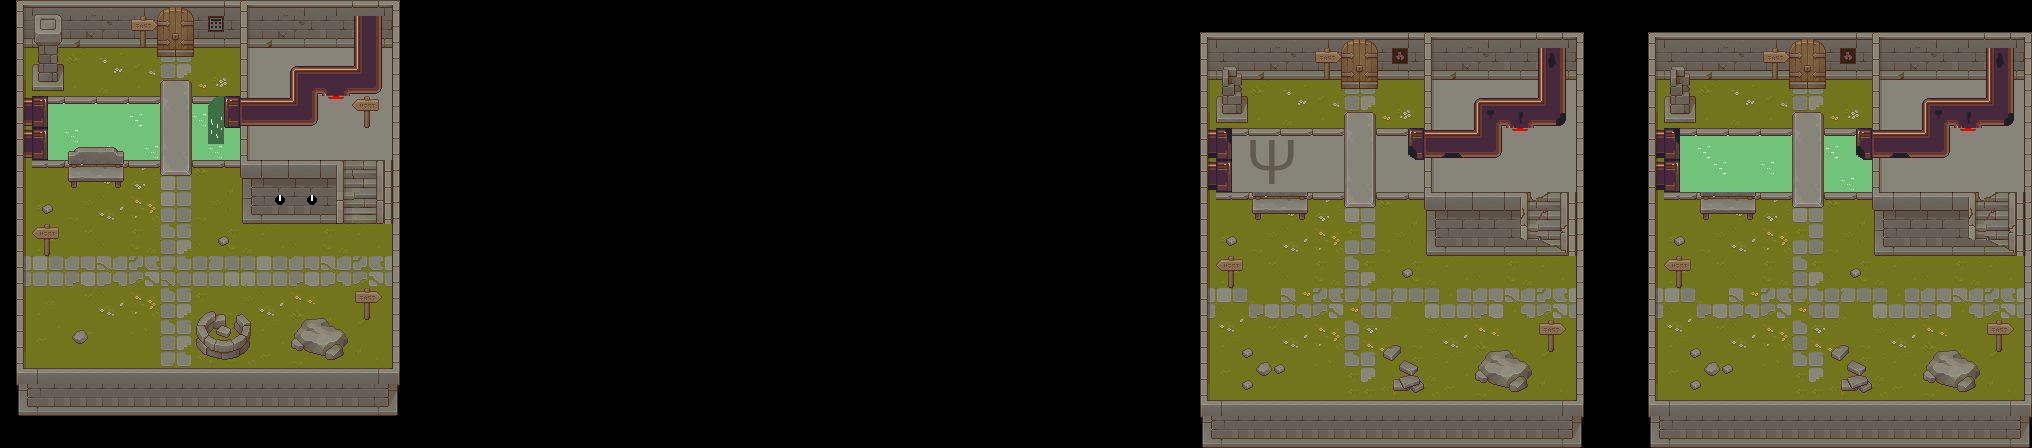

A 2D game scene composited from a Tiled map and its tileset images. What follows is a short description and the map's XML, with each tile layer's data collapsed to a summary:
An orthogonal 127x28 tile map with 16x16 px tiles, 14 tile layers (Ground, Stair, Ground 1er floor, Sewer Water, ...), 14 tilesets and 36 objects.

<map version="1.10" tiledversion="1.11.0" orientation="orthogonal" renderorder="right-down" width="127" height="28" tilewidth="16" tileheight="16" infinite="0" nextlayerid="17" nextobjectid="48">
 <tileset firstgid="1" source="Stairs.tsx" />
 <tileset firstgid="16" source="Walls.tsx" />
 <tileset firstgid="272" source="Stone Ground.tsx" />
 <tileset firstgid="528" source="Pipes.tsx" />
 <tileset firstgid="648" source="Valve.tsx" />
 <tileset firstgid="652" source="SewerWater.tsx" />
 <tileset firstgid="653" source="WaterWave.tsx" />
 <tileset firstgid="655" source="SewerWaterFall.tsx" />
 <tileset firstgid="657" source="WaterWaveDown.tsx" />
 <tileset firstgid="660" source="TX Tileset Grass.tsx" />
 <tileset firstgid="916" source="TX Props.tsx" />
 <tileset firstgid="1940" source="SewerCode.tsx" />
 <tileset firstgid="1960" source="Button.tsx" />
 <tileset firstgid="1963" source="Potard.tsx" />
 <layer id="2" name="Ground" width="127" height="28">
  <data>[3556 cells, 1002 non-empty, 130 distinct tile ids]</data>
 </layer>
 <layer id="1" name="Stair" width="127" height="28">
  <data>[3556 cells, 18 non-empty, 12 distinct tile ids]</data>
 </layer>
 <layer id="4" name="Ground 1er floor" width="127" height="28">
  <data>[3556 cells, 304 non-empty, 2 distinct tile ids]</data>
 </layer>
 <layer id="6" name="Sewer Water" width="127" height="28">
  <data>[3556 cells, 116 non-empty, 21 distinct tile ids]</data>
 </layer>
 <layer id="3" name="Walls" width="127" height="28">
  <data>[3556 cells, 351 non-empty, 21 distinct tile ids]</data>
 </layer>
 <layer id="14" name="Buttons" width="127" height="28">
  <data>[3556 cells, 5 non-empty, 3 distinct tile ids]</data>
 </layer>
 <layer id="8" name="Sewer Water Fall" width="127" height="28">
  <data>[3556 cells, 3 non-empty, 2 distinct tile ids]</data>
 </layer>
 <layer id="7" name="Waves" width="127" height="28">
  <data>[3556 cells, 37 non-empty, 7 distinct tile ids]</data>
 </layer>
 <layer id="5" name="Pipes" width="127" height="28">
  <data>[3556 cells, 102 non-empty, 47 distinct tile ids]</data>
 </layer>
 <layer id="12" name="Wall ++" width="127" height="28">
  <data>[3556 cells, 143 non-empty, 9 distinct tile ids]</data>
 </layer>
 <layer id="9" name="Sewer Stairs" width="127" height="28">
  <data>[3556 cells, 36 non-empty, 12 distinct tile ids]</data>
 </layer>
 <layer id="10" name="Decoration" width="127" height="28">
  <data>[3556 cells, 216 non-empty, 90 distinct tile ids]</data>
 </layer>
 <layer id="13" name="Déco++" width="127" height="28">
  <data>[3556 cells, 32 non-empty, 8 distinct tile ids]</data>
 </layer>
 <layer id="11" name="Door" width="127" height="28">
  <data>[3556 cells, 48 non-empty, 16 distinct tile ids]</data>
 </layer>
 <objectgroup id="16" name="WallsCol">
  <object id="5" x="16" y="368" width="384" height="48" />
  <object id="6" x="16" y="0" width="144" height="48" />
  <object id="8" x="192" y="0" width="48" height="48" />
  <object id="9" x="240" y="0" width="80" height="128" />
  <object id="10" x="320" y="0" width="80" height="96" />
  <object id="11" x="384" y="96" width="16" height="272" />
  <object id="12" x="240" y="128" width="16" height="96" />
  <object id="13" x="256" y="160" width="80" height="64" />
  <object id="14" x="32" y="96" width="128" height="80" />
  <object id="15" x="192" y="96" width="48" height="80" />
  <object id="16" x="16" y="48" width="16" height="336" />
  <object id="17" x="32" y="48" width="32" height="48" />
  <object id="19" x="192" y="304" width="64" height="64" />
  <object id="20" x="288" y="320" width="64" height="48" />
  <object id="22" x="160" y="0" width="32" height="48" />
  <object id="26" x="1200" y="32" width="48" height="176" />
  <object id="27" x="1200" y="192" width="16" height="256" />
  <object id="28" x="1216" y="400" width="368" height="48" />
  <object id="29" x="1568" y="192" width="16" height="208" />
  <object id="30" x="1424" y="192" width="144" height="64" />
  <object id="31" x="1376" y="128" width="48" height="64" />
  <object id="32" x="1248" y="128" width="96" height="80" />
  <object id="33" x="1376" y="192" width="48" height="16" />
  <object id="34" x="1248" y="32" width="176" height="48" />
  <object id="36" x="1376" y="336" width="48" height="64" />
  <object id="37" x="1472" y="352" width="64" height="48" />
  <object id="38" x="1824" y="336" width="48" height="64" />
  <object id="39" x="1920" y="352" width="64" height="48" />
  <object id="40" x="1872" y="192" width="160" height="64" />
  <object id="41" x="1824" y="128" width="48" height="80" />
  <object id="42" x="1648" y="128" width="144" height="80" />
  <object id="43" x="1648" y="32" width="48" height="96" />
  <object id="44" x="1696" y="32" width="176" height="48" />
  <object id="45" x="1648" y="208" width="16" height="240" />
  <object id="46" x="1664" y="400" width="368" height="48" />
  <object id="47" x="2016" y="256" width="16" height="144" />
 </objectgroup>
</map>
